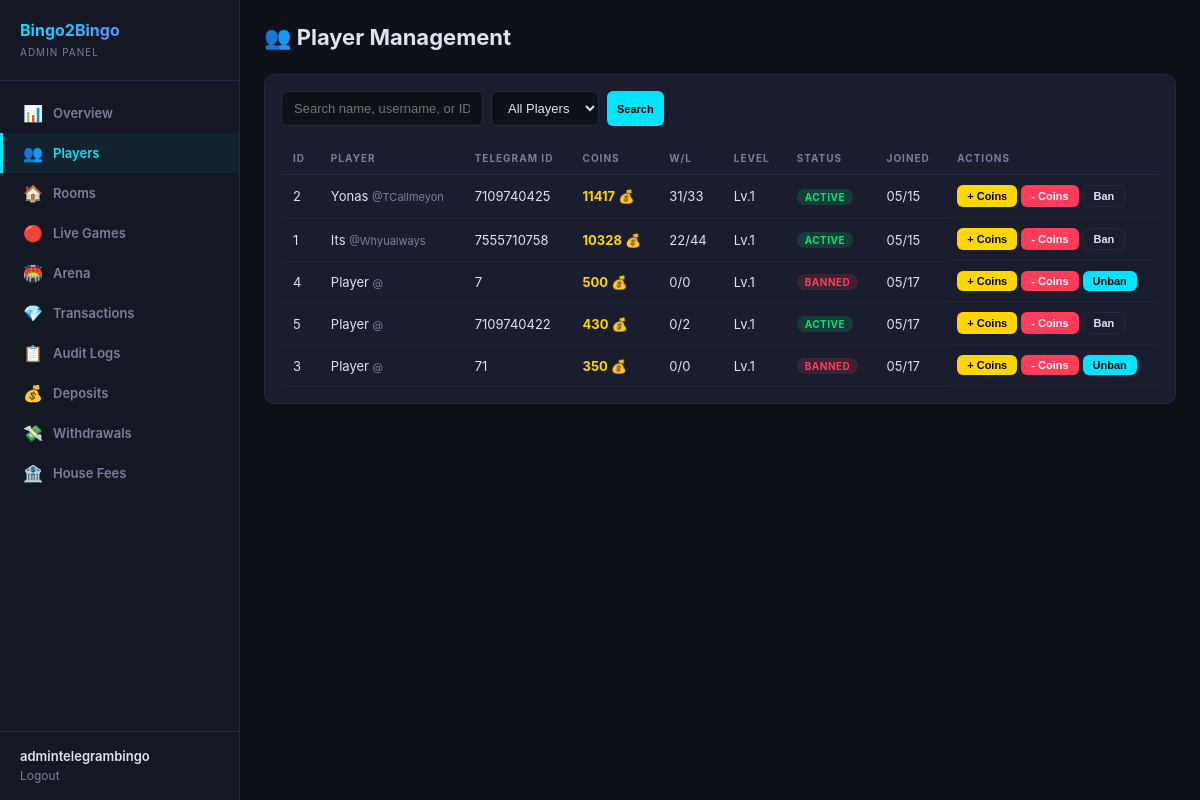
The app's page /dashboard/players/ (signed in), older data.
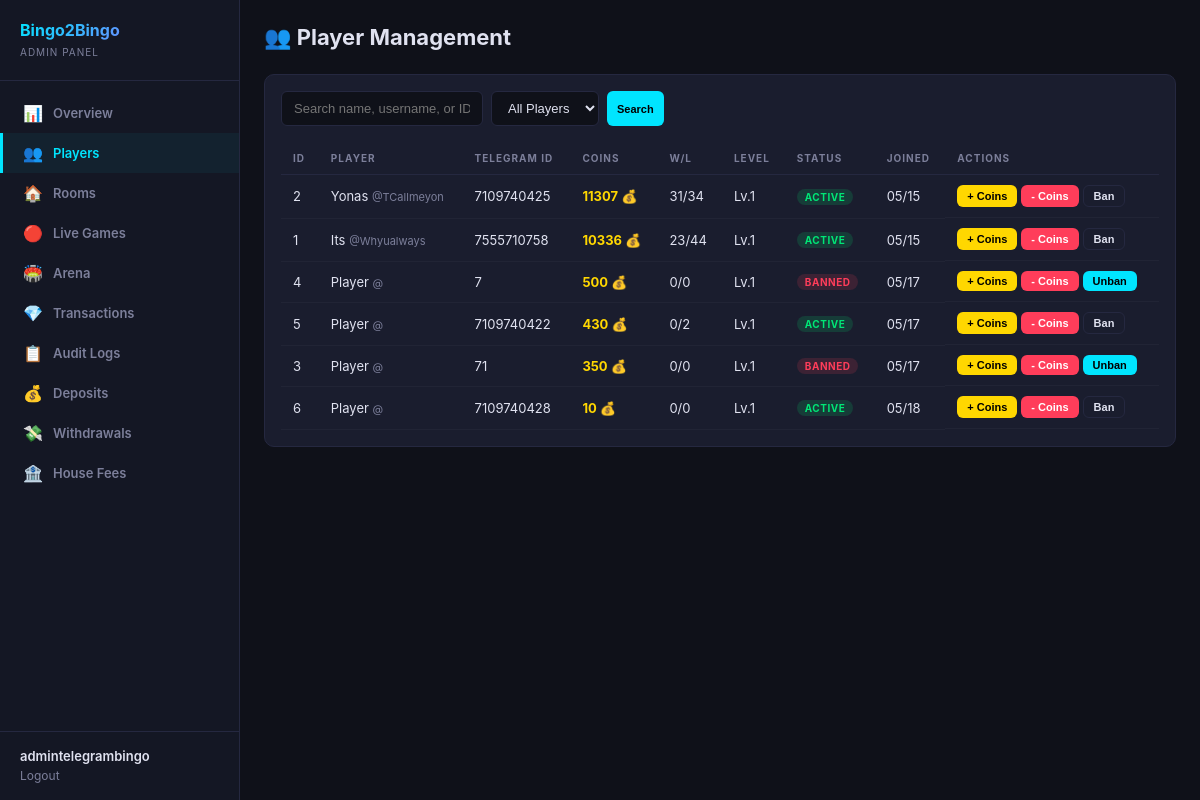
The same page, newer data.
### users/models.py (models this page shows, shortened)
class Player(models.Model):
    telegram_id = models.BigIntegerField(unique=True, db_index=True)
    username = models.CharField(max_length=255, blank=True, default='')
    first_name = models.CharField(max_length=255, blank=True, default='')
    phone_number = models.CharField(max_length=20, blank=True, default='')
    coins = models.BigIntegerField(default=10)
    wins = models.IntegerField(default=0)
    losses = models.IntegerField(default=0)
    games_played = models.IntegerField(default=0)
    xp = models.BigIntegerField(default=0)
    level = models.IntegerField(default=1)
    referral_code = models.CharField(max_length=32, unique=True, blank=True)
    invited_by = models.ForeignKey(
        'self', null=True, blank=True,
        on_delete=models.SET_NULL,
        related_name='invitees'
    )
    is_banned = models.BooleanField(default=False)
    last_daily_bonus = models.DateTimeField(null=True, blank=True)
    created_at = models.DateTimeField(default=timezone.now)
    class Meta:
        verbose_name = 'Player'
        verbose_name_plural = 'Players'
        ordering = ['-coins']

### dashboard/views.py (the view)
# urls.py: path('players/', views.players, name='players'),
@admin_required
def players(request):
    search = request.GET.get('search', '')
    status_filter = request.GET.get('status', 'all')
    players_qs = Player.objects.all()
    if search:
        players_qs = players_qs.filter(
            Q(first_name__icontains=search) |
            Q(username__icontains=search) |
            Q(telegram_id__icontains=search)
        )
    if status_filter == 'banned':
        players_qs = players_qs.filter(is_banned=True)
    elif status_filter == 'active':
        players_qs = players_qs.filter(is_banned=False)
    players_list = list(players_qs.order_by('-coins')[:100])
    return render(request, 'dashboard/players.html', {
        'players': players_list,
        'search': search,
        'status_filter': status_filter,
    })

### dashboard/auth.py (called while the page is built)
def admin_required(view_func):
    @wraps(view_func)
    def wrapper(request, *args, **kwargs):
        if not request.user.is_authenticated:
            return redirect('dashboard:login')
        if not request.user.is_staff and not request.user.is_superuser:
            messages.error(request, 'Access denied. Staff only.')
            return redirect('dashboard:login')
        return view_func(request, *args, **kwargs)
    return wrapper

### dashboard/templates/dashboard/players.html (shortened to what this page needs)
{% extends 'dashboard/base.html' %}
{% block content %}
<div class="header">
  <h1>👥 Player Management</h1>
</div>
<div class="card">
  <form class="toolbar" method="GET">
    <input type="text" name="search" placeholder="Search name, username, or ID..." value="{{ search }}">
    <select name="status">
      <option value="all" {% if status_filter == 'all' %}selected{% endif %}>All Players</option>
    </select>
    <button type="submit" class="btn btn-cyan btn-sm">Search</button>
  </form>
  <table>
    <thead>
      <tr><th>ID</th><th>Player</th><th>Telegram ID</th><th>Coins</th><th>W/L</th><th>Level</th><th>Status</th><th>Joined</th><th>Actions</th></tr>
    </thead>
    <tbody>
    {% for p in players %}
    <tr>
      <td>{{ p.id }}</td>
      <td>{{ p.first_name }} <span style="color:var(--muted);font-size:11px;">@{{ p.username|default:"" }}</span></td>
      <td>{{ p.telegram_id }}</td>
      <td style="color:var(--gold);font-weight:700;">{{ p.coins }} 💰</td>
      <td>{{ p.wins }}/{{ p.losses }}</td>
      <td>Lv.{{ p.level }}</td>
      <td>
        {% if p.is_banned %}<span class="badge badge-danger">Banned</span>
        {% else %}<span class="badge badge-success">Active</span>{% endif %}
      </td>
      <td>{{ p.created_at|date:"m/d" }}</td>
      <td style="display:flex;gap:4px;flex-wrap:wrap;">
        <button class="btn btn-gold btn-sm" onclick="openCoinModal({{ p.id }}, '{{ p.first_name|escapejs }}', 'add')">+ Coins</button>
        <button class="btn btn-red btn-sm" onclick="openCoinModal({{ p.id }}, '{{ p.first_name|escapejs }}', 'deduct')">- Coins</button>
        {% if p.is_banned %}
        <button class="btn btn-cyan btn-sm" onclick="toggleBan({{ p.id }})">Unban</button>
        {% else %}
        <button class="btn btn-outline btn-sm" onclick="toggleBan({{ p.id }})">Ban</button>
        {% endif %}
      </td>
    </tr>
    {% empty %}
    <tr><td colspan="9" style="text-align:center;color:var(--muted);padding:32px;">No players found</td></tr>
    {% endfor %}
    </tbody>
  </table>
</div>
{% endblock %}

Row changes from the older to the newer data that the page shows:
changed Player "Yonas": coins "11417" → "11307"; losses "33" → "34"
changed Player "Its": coins "10328" → "10336"; wins "22" → "23"
added Player: id "6", first_name "Player", telegram_id "7109740428", coins "10", wins "0", losses "0", level "1", is_banned "ACTIVE", created_at "05/18"
